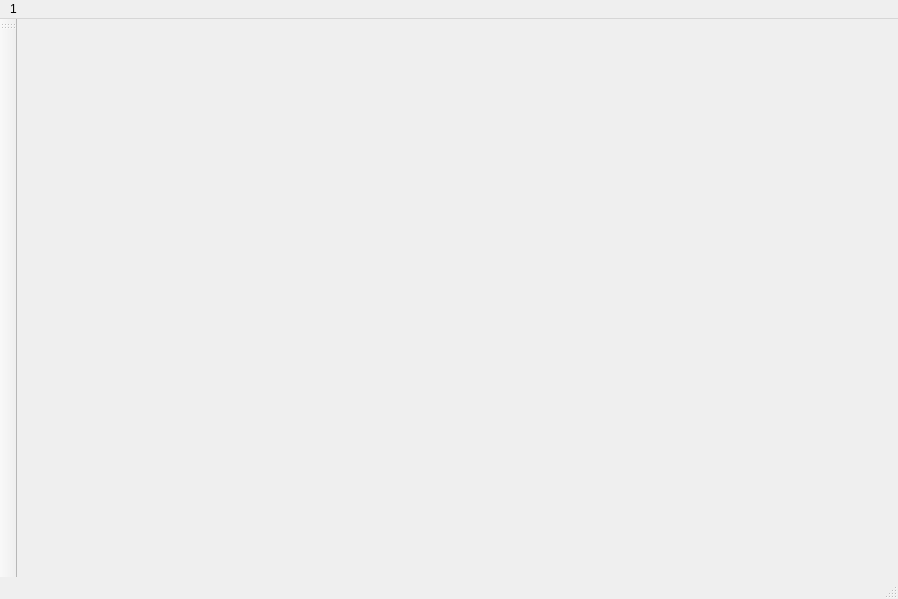
<?xml version="1.0" encoding="UTF-8"?>
<ui version="4.0">
 <class>WritePaints</class>
 <widget class="QMainWindow" name="WritePaints">
  <property name="geometry">
   <rect>
    <x>0</x>
    <y>0</y>
    <width>898</width>
    <height>599</height>
   </rect>
  </property>
  <property name="windowTitle">
   <string>MainWindow</string>
  </property>
  <widget class="QWidget" name="centralwidget">
   <layout class="QGridLayout" name="gridLayout_2"/>
  </widget>
  <widget class="QMenuBar" name="menubar">
   <property name="geometry">
    <rect>
     <x>0</x>
     <y>0</y>
     <width>898</width>
     <height>22</height>
    </rect>
   </property>
   <widget class="QMenu" name="menu1">
    <property name="title">
     <string>1</string>
    </property>
   </widget>
   <addaction name="menu1"/>
  </widget>
  <widget class="QStatusBar" name="statusbar"/>
  <widget class="QToolBar" name="toolBar">
   <property name="windowTitle">
    <string>toolBar</string>
   </property>
   <attribute name="toolBarArea">
    <enum>LeftToolBarArea</enum>
   </attribute>
   <attribute name="toolBarBreak">
    <bool>false</bool>
   </attribute>
  </widget>
 </widget>
 <resources/>
 <connections/>
</ui>
